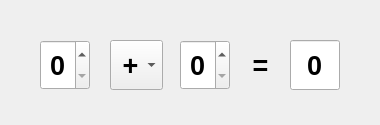
<?xml version="1.0" encoding="UTF-8"?>
<ui version="4.0">
 <class>SillyCalculator</class>
 <widget class="QWidget" name="SillyCalculator">
  <property name="geometry">
   <rect>
    <x>0</x>
    <y>0</y>
    <width>380</width>
    <height>125</height>
   </rect>
  </property>
  <property name="windowTitle">
   <string>SillyCalculator</string>
  </property>
  <widget class="QSpinBox" name="firstNumber">
   <property name="geometry">
    <rect>
     <x>40</x>
     <y>40</y>
     <width>50</width>
     <height>50</height>
    </rect>
   </property>
   <property name="font">
    <font>
     <family>Arial</family>
     <pointsize>20</pointsize>
     <weight>75</weight>
     <bold>true</bold>
    </font>
   </property>
   <property name="alignment">
    <set>Qt::AlignCenter</set>
   </property>
   <property name="minimum">
    <number>0</number>
   </property>
   <property name="maximum">
    <number>9</number>
   </property>
   <property name="value">
    <number>0</number>
   </property>
  </widget>
  <widget class="QLineEdit" name="answer">
   <property name="geometry">
    <rect>
     <x>290</x>
     <y>40</y>
     <width>50</width>
     <height>50</height>
    </rect>
   </property>
   <property name="font">
    <font>
     <family>Arial</family>
     <pointsize>20</pointsize>
     <weight>75</weight>
     <bold>true</bold>
    </font>
   </property>
   <property name="text">
    <string>0</string>
   </property>
   <property name="alignment">
    <set>Qt::AlignCenter</set>
   </property>
   <property name="readOnly">
    <bool>true</bool>
   </property>
  </widget>
  <widget class="QComboBox" name="sign">
   <property name="geometry">
    <rect>
     <x>110</x>
     <y>40</y>
     <width>50</width>
     <height>50</height>
    </rect>
   </property>
   <property name="minimumSize">
    <size>
     <width>0</width>
     <height>50</height>
    </size>
   </property>
   <property name="font">
    <font>
     <family>Arial</family>
     <pointsize>20</pointsize>
     <weight>75</weight>
     <bold>true</bold>
    </font>
   </property>
   <property name="currentIndex">
    <number>0</number>
   </property>
   <property name="insertPolicy">
    <enum>QComboBox::NoInsert</enum>
   </property>
   <property name="sizeAdjustPolicy">
    <enum>QComboBox::AdjustToContents</enum>
   </property>
   <item>
    <property name="text">
     <string> +</string>
    </property>
   </item>
   <item>
    <property name="text">
     <string> -</string>
    </property>
   </item>
   <item>
    <property name="text">
     <string> *</string>
    </property>
   </item>
   <item>
    <property name="text">
     <string> /</string>
    </property>
   </item>
  </widget>
  <widget class="QSpinBox" name="secondNumber">
   <property name="geometry">
    <rect>
     <x>180</x>
     <y>40</y>
     <width>50</width>
     <height>50</height>
    </rect>
   </property>
   <property name="font">
    <font>
     <family>Arial</family>
     <pointsize>20</pointsize>
     <weight>75</weight>
     <bold>true</bold>
    </font>
   </property>
   <property name="alignment">
    <set>Qt::AlignCenter</set>
   </property>
   <property name="minimum">
    <number>0</number>
   </property>
   <property name="maximum">
    <number>9</number>
   </property>
   <property name="value">
    <number>0</number>
   </property>
  </widget>
  <widget class="QLabel" name="equals">
   <property name="geometry">
    <rect>
     <x>235</x>
     <y>40</y>
     <width>50</width>
     <height>50</height>
    </rect>
   </property>
   <property name="font">
    <font>
     <family>Arial</family>
     <pointsize>20</pointsize>
     <weight>75</weight>
     <italic>true</italic>
     <bold>true</bold>
    </font>
   </property>
   <property name="text">
    <string>=</string>
   </property>
   <property name="alignment">
    <set>Qt::AlignCenter</set>
   </property>
  </widget>
 </widget>
 <layoutdefault spacing="6" margin="11"/>
 <resources/>
 <connections/>
</ui>
